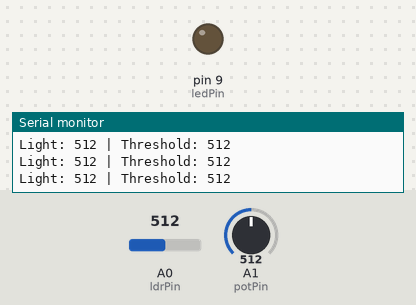
Simulated run of this sketch. Board: Arduino Uno, built with avr-gcc and run on an emulated ATmega328P. Shown: output pins drawn as LEDs (lit = HIGH), the last lines printed to the serial monitor. The inputs (shaded band) are chosen by the test bench; at power-on: A1 (potPin) = 512, A0 (ldrPin) = 512.

Above: at 1.2 s.
1.3 s: A1 (potPin) set to 521
At 2.1 s:
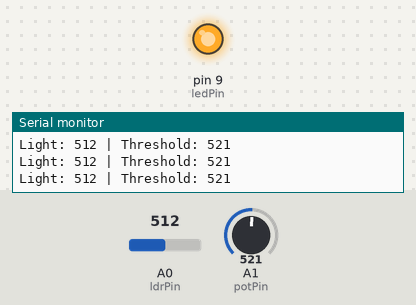
2.9 s: A1 (potPin) set to 511
At 3.5 s:
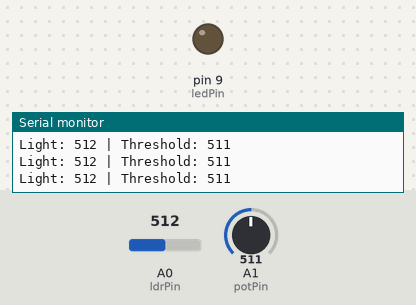
4.5 s: A1 (potPin) set to 716
At 5.0 s:
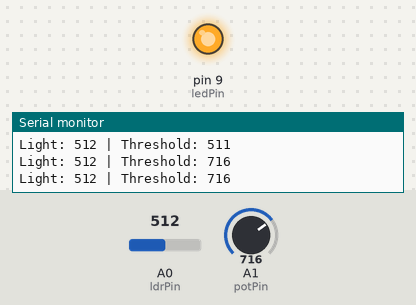
Timing chart, 0 to 7.5 s (numbered marks = the images above; inputs shaded):
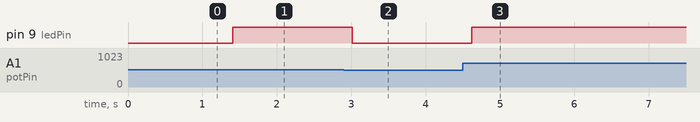

Measured:
- the behaviour switches between 512 and 513 on A1 (potPin) (found by bisection; images 0 and 1)
- after the input at 1.3 s, pin 9 (ledPin): LOW → HIGH after 0.11 s
- after the input at 2.9 s, pin 9 (ledPin): HIGH → LOW after 0.11 s
- after the input at 4.5 s, pin 9 (ledPin): LOW → HIGH after 0.12 s

The sketch:

auto_light_system_with_sensitivity_control1.ino
```cpp
// C++ code
//
const int ldrPin = A0;
const int potPin = A1;
const int ledPin = 9;

int lightValue = 0;
int thresholdValue = 0;

void setup() {
  pinMode(ledPin, OUTPUT);
  Serial.begin(9600);
}

void loop() {
  lightValue = analogRead(ldrPin);
  thresholdValue = analogRead(potPin);

  Serial.print("Light: ");
  Serial.print(lightValue);
  Serial.print(" | Threshold: ");
  Serial.println(thresholdValue);

  if (lightValue < thresholdValue) {
    digitalWrite(ledPin, HIGH);
  } else {
    digitalWrite(ledPin, LOW);
  }

  delay(200);
}
```
